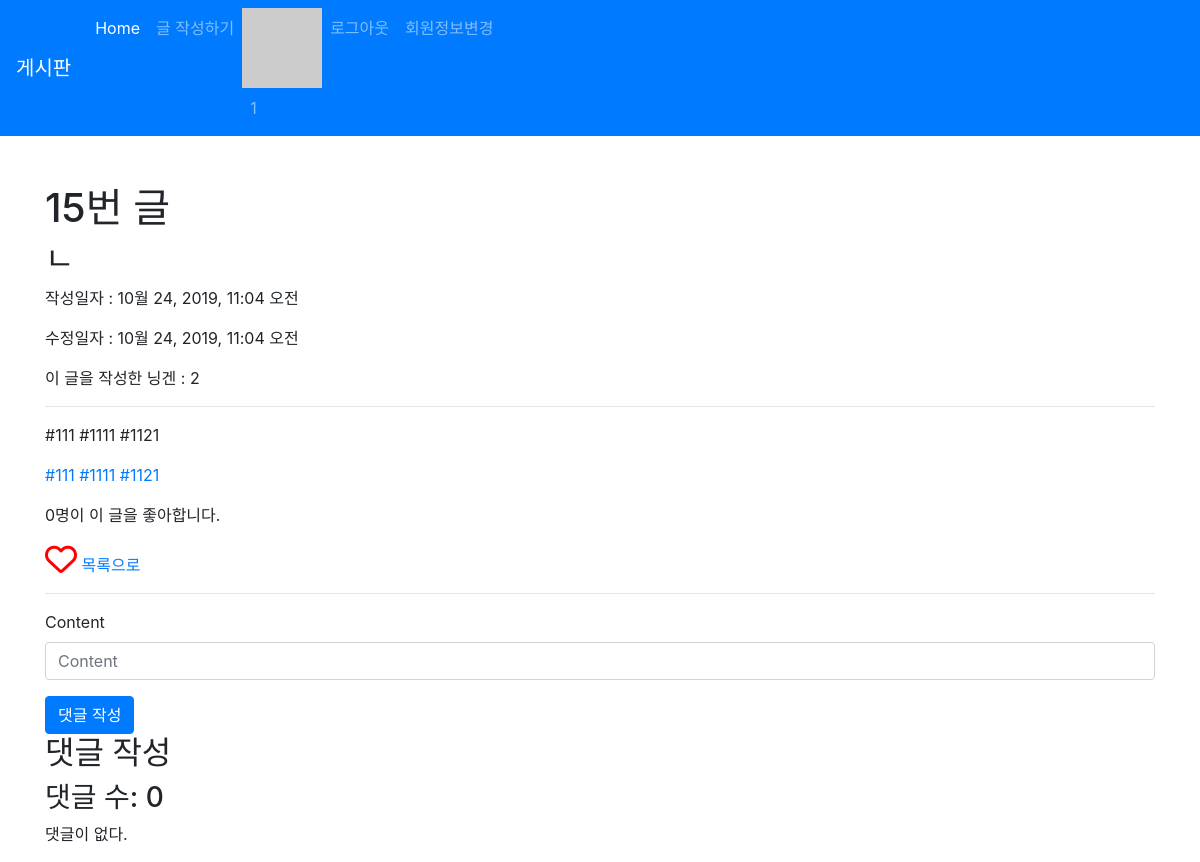
The app's page /articles/15/ (signed in) with its own data.
### accounts/models.py (models this page shows)
class User(AbstractUser):  # 확장 가능성을 위해 직접 만들어서 사용 권장
    followers = models.ManyToManyField(settings.AUTH_USER_MODEL, related_name='followings', blank=True)

### articles/models.py (models this page shows, shortened)
class Article(models.Model):
    title = models.CharField(max_length=10)
    content = models.TextField()
    image = models.ImageField(blank=True)
    image_thumbnail = ImageSpecField(
        processors=[ResizeToFill(300, 300)],   #
        format='JPEG',   # format 옵션
        options={'quality': 80}  # 압축 퀄리티
    )
    created_at = models.DateTimeField(auto_now_add=True)
    updated_at = models.DateTimeField(auto_now=True)
    user = models.ForeignKey(settings.AUTH_USER_MODEL, on_delete=models.CASCADE)  # 로그인된 User객체 저장
    like_users = models.ManyToManyField(settings.AUTH_USER_MODEL, related_name='like_articles', blank=True)
    hashtags = models.ManyToManyField(HashTag, related_name='articles', blank=True)

class HashTag(models.Model):
    content = models.TextField(unique=True)

### articles/views.py (the view)
# urls.py: path('<int:article_pk>/', views.detail, name='detail'),
def detail(request, article_pk):
    article = get_object_or_404(Article, pk=article_pk)
    comments = article.comment_set.all()
    comment_form = CommentForm()
    a = ['22', '33', '44']
    context = {
        'article': article,
        'comments': comments,
        'comment_form': comment_form,
        'a': a
    }
    return render(request, 'articles/detail.html', context)

### articles/forms.py
class CommentForm(forms.ModelForm):
    class Meta:
        model = Comment
        exclude=('article','user',)

### articles/templatetags/gravatar.py (called while the page is built)
@register.filter
def makehash(email):
    return 'https://www.gravatar.com/avatar/' + hashlib.md5(email.strip().lower().encode('utf-8')).hexdigest()

### articles/templatetags/hashtag.py (called while the page is built)
@register.filter
def make_link(article):
    content = article.content + ' '
    hashtags = article.hashtags.all()
    for hashtag in hashtags:
        content = content.replace(hashtag.content+' ', f'<a href="/hashtags/{hashtag.pk}/"> {hashtag.content}</a>')
    return content

### articles/templates/articles/detail.html (shortened to what this page needs)
{% extends 'articles/base.html' %}
{% block body %}
{% load bootstrap4 %}
<h1>{{ article.id }}번 글</h1>
<h2>{{ article.title }}</h2>
<p>작성일자 : {{ article.created_at }}</p>
<p>수정일자 : {{ article.updated_at }}</p>
<p>이 글을 작성한 닝겐 : {{article.user}}</p>
<hr>
<p>{{ article.content|linebreaksbr }}</p>
{% load hashtag %}
<p>{{ article|make_link|safe }} </p>
<p>{{ article.like_users.count }}명이 이 글을 좋아합니다. </p>
<a href="{% url 'articles:like' article.pk %}">
{% if user in article.like_users.all%}
    <i class="fas fa-heart fa-2x" style="color: red;"></i>
{% else %}
    <i class="far fa-heart fa-2x" style="color: red;"></i>
{% endif %}
</a>
<a href="{% url 'articles:index' %}">목록으로</a>
<hr>
<form action="{% url 'articles:comment_create' article.pk %}" method='POST'>
    {% bootstrap_form comment_form %}
    {% buttons %}
        <button type="submit" class="btn btn-primary">댓글 작성</button>
    {% endbuttons %}
</form>
<h2>댓글 작성</h2>
<h3>댓글 수: {{comments.count}}</h3>
{% for comment in comments %}
    <li>{{comment.content}}</li>
    <li>{{comment.created_at}}</li>
    <li>작성자 : {{comment.user}}</li>
    {% if comment.user == user %}
    <form action="{% url 'articles:comment_delete' article.pk comment.pk %}" method='POST'>
        {% csrf_token %}
        <input type="submit" value="댓글 삭제">
    </form>
    {% endif %}
    <hr>
{% empty %}
    <p>댓글이 없다.</p>
{% endfor %}
{% endblock %}

### articles/templates/_navbar.html (shortened to what this page needs)
<nav class="navbar navbar-expand-lg navbar-dark bg-primary">
    <a class="navbar-brand" href="/articles/">게시판</a>
    <div class="collapse navbar-collapse" id="navbarNav">
      <ul class="navbar-nav">
        <li class="nav-item active">
          <a class="nav-link" href="/articles/">Home <span class="sr-only">(current)</span></a>
        </li>
        {% if user.is_authenticated %}
        <li class="nav-item">
          <a class="nav-link" href="/articles/create/">글 작성하기</a>
        </li>
        {% else %}
        {% comment %} <li class="nav-item">
          <a class="nav-link disabled" href="/articles/create/">글 작성하기</a>
        </li> {% endcomment %}
        {% endif %}
        {% if user.is_authenticated %}
        <li class="nav-item">
          {% load gravatar %}
          <img src="{{ user.email|makehash }}" alt="">
          <a class="nav-link">{{ user.username }} </a>
        </li>
        <li class="nav-item">
          <a class="nav-link" href="{% url "accounts:logout" %}">로그아웃 </a>
        </li>
        <li class="nav-item">
          <a class="nav-link" href="{% url "accounts:update" %}">회원정보변경 </a>
        </li>
        {% endif %}
      </ul>
    </div>
  </nav>

### records on screen
User: username "1"
Article: id "15", title "ㄴ", created_at "10월 24, 2019, 11:04 오전", updated_at "10월 24, 2019, 11:04 오전", user "2", content "#111 #1111 #1121", content+id "#111 #1111 #1121", like_users.count "0", count "0"
